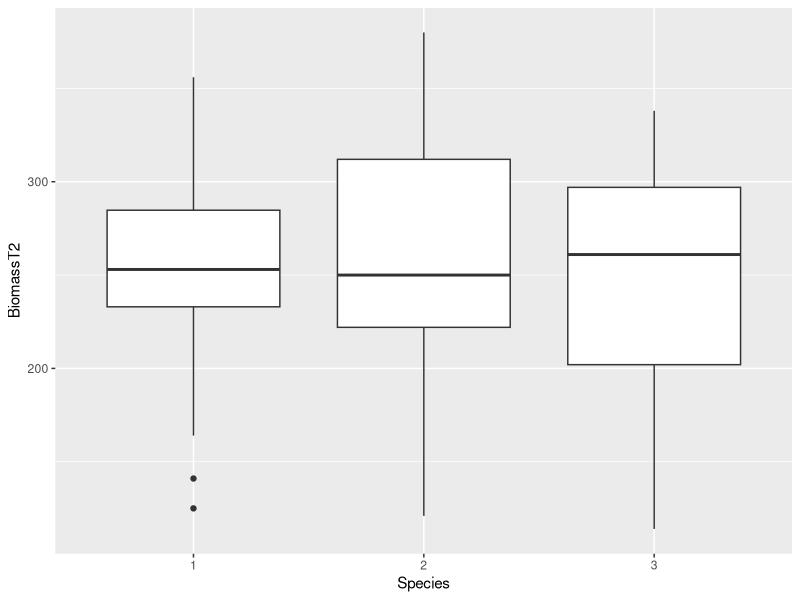
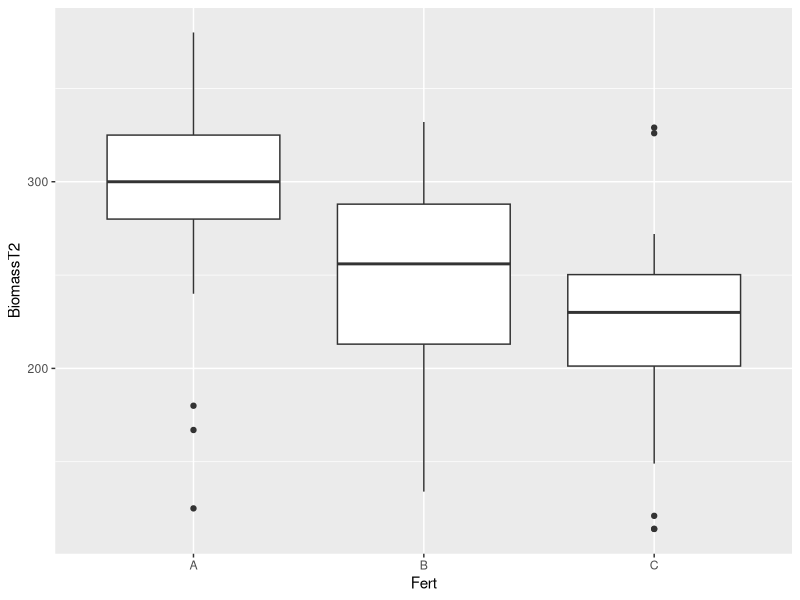

Reproduce these figures in R, in order.
## ---- chunk 1
knitr::opts_chunk$set(echo = TRUE)
## ---- chunk 2
# set up environment, declare variables, read data
library(ggplot2)

plants <- read.csv(file = "Plants.csv")
plants$Species <- factor(plants$Species)
plants$Fert <- factor(plants$Fert)
## ---- chunk 3
table(plants$Species, plants$Fert)
## ---- chunk 4
ggplot(data = plants, mapping = aes(x = Species, y = BiomassT2)) + 
  geom_boxplot()
## ---- chunk 5
biomass.plant1 <- subset(plants, Species == "1")
biomass.plant2<- subset(plants, Species == "2")
biomass.plant3 <- subset(plants, Species == "3")

mean(biomass.plant1)
mean(biomass.plant2)
mean(biomass.plant3)
## ---- chunk 6
ggplot(data = plants, mapping = aes(x = Fert, y = BiomassT2)) + 
  geom_boxplot()
